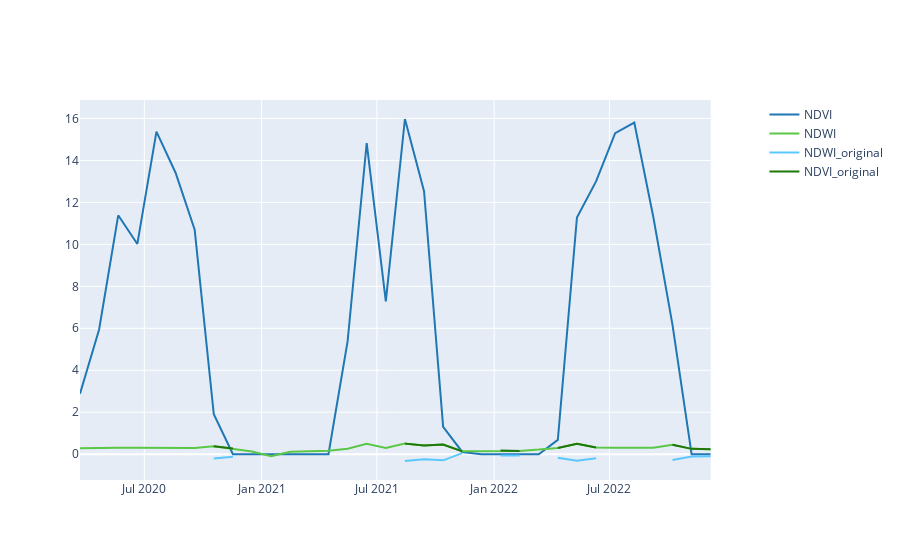

The cell this chart's notebook holds for it:
### Code cell
fig = make_subplots(specs=[[{"secondary_y": True}]])
fig.add_trace(go.Scatter(
        name='NDVI',
        x=inputed_df['date'],
        y=inputed_df['ndvi'],
        mode='lines',
        line=dict(color='rgb(31, 119, 180)'),
    ))
fig.add_trace(go.Scatter(
        name='NDWI',
        x=inputed_df['date'],
        y=inputed_df['ndwi'],
        mode='lines',
        line=dict(color='rgb(90, 200, 70)'),
    ))

fig.add_trace(go.Scatter(
        name='NDWI_original',
        x=df['date'],
        y=df['ndwi'],
        mode='lines',
        line=dict(color='rgb(90, 200, 270)'),
    ))

fig.add_trace(go.Scatter(
        name='NDVI_original',
        x=df['date'],
        y=df['ndvi'],
        mode='lines',
        line=dict(color='rgb(31, 119, 010)'),
    ))

### Figure 1 — Plotly figure (JSON) as saved in the notebook; plotly's stock layout.template omitted (floating-point values rounded to 4 significant figures)
{"data": [{"line": {"color": "rgb(31, 119, 180)"}, "mode": "lines", "name": "NDVI", "type": "scatter", "x": ["2020-03-22", "2020-04-21", "2020-05-21", "2020-06-20", "2020-07-20", "2020-08-19", "2020-09-18", "2020-10-18", "2020-11-17", "2020-12-17", "2021-01-16", "2021-02-15", "2021-03-17", "2021-04-16", "2021-05-16", "2021-06-15", "2021-07-15", "2021-08-14", "2021-09-13", "2021-10-13", "2021-11-12", "2021-12-12", "2022-01-11", "2022-02-10", "2022-03-12", "2022-04-11", "2022-05-11", "2022-06-10", "2022-07-10", "2022-08-09", "2022-09-08", "2022-10-08", "2022-11-07", "2022-12-07"], "y": [2.885, 5.945, 11.38, 10.02, 15.38, 13.41, 10.7, 1.91, 0, 0, 0, 0, 0, 0, 5.375, 14.83, 7.285, 15.97, 12.54, 1.3, 0.105, 0, 0, 0, 0, 0.68, 11.28, 13, 15.3, 15.8, 11.28, 6.16, 0, 0]}, {"line": {"color": "rgb(90, 200, 70)"}, "mode": "lines", "name": "NDWI", "type": "scatter", "x": ["2020-03-22", "2020-04-21", "2020-05-21", "2020-06-20", "2020-07-20", "2020-08-19", "2020-09-18", "2020-10-18", "2020-11-17", "2020-12-17", "2021-01-16", "2021-02-15", "2021-03-17", "2021-04-16", "2021-05-16", "2021-06-15", "2021-07-15", "2021-08-14", "2021-09-13", "2021-10-13", "2021-11-12", "2021-12-12", "2022-01-11", "2022-02-10", "2022-03-12", "2022-04-11", "2022-05-11", "2022-06-10", "2022-07-10", "2022-08-09", "2022-09-08", "2022-10-08", "2022-11-07", "2022-12-07"], "y": [0.2781, 0.3037, 0.3104, 0.307, 0.3105, 0.307, 0.3002, 0.3757, 0.2684, 0.1285, -0.1009, 0.1106, 0.1444, 0.1592, 0.2628, 0.4916, 0.2997, 0.5029, 0.4086, 0.4585, 0.1355, 0.1527, 0.1749, 0.1568, 0.2177, 0.2983, 0.4925, 0.3174, 0.3067, 0.3071, 0.3082, 0.4477, 0.2534, 0.2409]}, {"line": {"color": "rgb(90, 200, 270)"}, "mode": "lines", "name": "NDWI_original", "type": "scatter", "x": ["2020-03-22", "2020-04-21", "2020-05-21", "2020-06-20", "2020-07-20", "2020-08-19", "2020-09-18", "2020-10-18", "2020-11-17", "2020-12-17", "2021-01-16", "2021-02-15", "2021-03-17", "2021-04-16", "2021-05-16", "2021-06-15", "2021-07-15", "2021-08-14", "2021-09-13", "2021-10-13", "2021-11-12", "2021-12-12", "2022-01-11", "2022-02-10", "2022-03-12", "2022-04-11", "2022-05-11", "2022-06-10", "2022-07-10", "2022-08-09", "2022-09-08", "2022-10-08", "2022-11-07", "2022-12-07"], "y": [null, null, null, null, null, null, null, -0.2101, -0.1213, null, 0.1394, null, -0.07748, null, null, -0.3249, null, -0.3215, -0.2462, -0.2931, 0.05274, null, -0.06071, -0.06225, null, -0.1743, -0.3135, -0.1922, null, null, null, -0.2737, -0.1141, -0.09649]}, {"line": {"color": "rgb(31, 119, 010)"}, "mode": "lines", "name": "NDVI_original", "type": "scatter", "x": ["2020-03-22", "2020-04-21", "2020-05-21", "2020-06-20", "2020-07-20", "2020-08-19", "2020-09-18", "2020-10-18", "2020-11-17", "2020-12-17", "2021-01-16", "2021-02-15", "2021-03-17", "2021-04-16", "2021-05-16", "2021-06-15", "2021-07-15", "2021-08-14", "2021-09-13", "2021-10-13", "2021-11-12", "2021-12-12", "2022-01-11", "2022-02-10", "2022-03-12", "2022-04-11", "2022-05-11", "2022-06-10", "2022-07-10", "2022-08-09", "2022-09-08", "2022-10-08", "2022-11-07", "2022-12-07"], "y": [null, null, null, null, null, null, null, 0.3757, 0.2684, null, -0.1009, null, 0.1444, null, null, 0.4916, null, 0.5029, 0.4086, 0.4585, 0.1355, null, 0.1749, 0.1568, null, 0.2983, 0.4925, 0.3174, null, null, null, 0.4477, 0.2534, 0.2409]}], "layout": {"xaxis": {"anchor": "y", "domain": [0, 0.94]}, "yaxis": {"anchor": "x", "domain": [0, 1]}, "yaxis2": {"anchor": "x", "overlaying": "y", "side": "right"}}}
